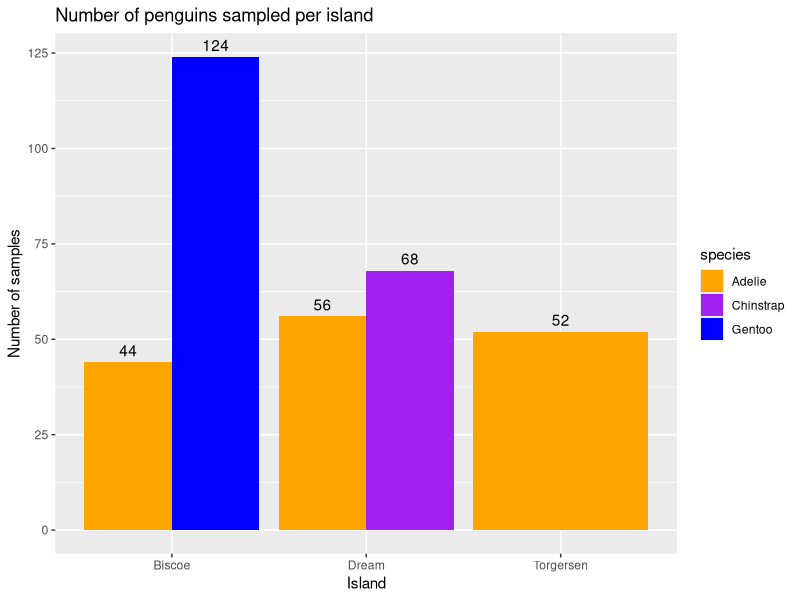

Reproduce this figure in R. (Note: this script raises an error after producing the figure.)
## ---- chunk 1
knitr::opts_chunk$set(echo = TRUE)
## ---- chunk 2
library(dplyr)
library(plyr)
library(tidyverse)

citation("base")
citation("dplyr")
citation("plyr")
citation("tidyverse")
## ---- chunk 3
library(palmerpenguins)
data(package = "palmerpenguins")
citation("palmerpenguins")
## ---- chunk 4
data("penguins")
str(penguins)   #estructura
class(penguins) #tipo
names(penguins) #nombres de las variables

summary(penguins) #resumen de los datos
View(penguins)

str(penguins_raw)
class(penguins_raw)
names(penguins_raw)

summary(penguins_raw)
View(penguins_raw)
## ---- chunk 5
sp_sex <- table(penguins$species, penguins$sex) #tabla de frecuencia
View(sp_sex)

sp_sex
## ---- chunk 6
sizes <- penguins %>%
  dplyr::group_by(species) %>% #se agrupan los datos por especies
  dplyr::summarise(bill_lenght_mean = mean(bill_length_mm, na.rm = TRUE), bill_lenght_sd = sd(bill_length_mm, na.rm = TRUE), bill_depth_mean = mean(bill_depth_mm, na.rm = TRUE), bill_depth_sd = sd(bill_depth_mm, na.rm = TRUE), flipper_length_mean = mean(flipper_length_mm, na.rm = TRUE), flipper_length_sd = sd(flipper_length_mm, na.rm = TRUE), body_mass_mean = mean(body_mass_g, na.rm = TRUE), body_mass_sd = sd(body_mass_g, na.rm = TRUE))
#se incluye la media y la desviacion estandar de los parametros requeridos

View(sizes)
sizes 
## ---- chunk 7
library(ggplot2)
library(scales)
citation("ggplot2")

ggplot(data = penguins, aes(x = island, fill = species)) + 
  geom_bar(position = "dodge") +
  scale_fill_manual(values = c("orange","purple","blue")) +
  scale_y_continuous(breaks = c(0, 25, 50, 75, 100, 125, 150, 175)) +
  geom_text(aes(label = ..count..), stat= "count", position = position_dodge(0.9), vjust = -0.5) +
  labs(y = "Number of samples", x = "Island", title = "Number of penguins sampled per island")

graph
## ---- chunk 8
table(penguins$island)
## ---- chunk 9
datos <- penguins[!is.na(penguins$sex),] #se quitan los NA de la variable "sexo"

ggplot(data = datos, aes(x = sex, y = body_mass_g, fill = sex)) +
  geom_boxplot() +
  facet_grid(cols = vars(species), scales = "free") +
  labs(x = "Sex", y = "Body mass") +
  scale_y_continuous(labels = label_number_si(unit = "g"))

## ---- chunk 10
datos %>%
  group_by(species) %>%
  dplyr::summarise(body_mass_g = max(body_mass_g))
## ---- chunk 11
datos %>%
  dplyr::group_by(species, sex) %>%
  dplyr::summarise(body_mass_g = mean(body_mass_g))
